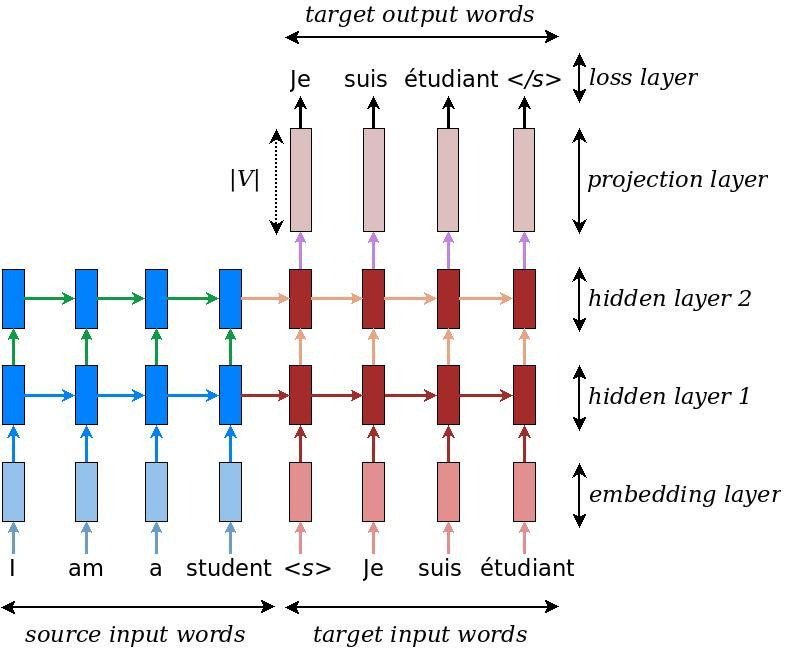
#> input picture pics/rnn.jpg, 791 x 651 px; its folder holds only this picture in this run
$ python -i color_extract.py   (imports and definitions only)   (older library calls are emulated)
#> lines starting #> are read from the running program, lines starting #| are printed output that depends on the picture; after the words box and inside, x2 and y2 are one past the last pixel; in counts of white or black regions, pixels touching at a corner belong together
#@uthor:Ayush Pareek
import cv2
import numpy as np
import sys
import os
import imp
import glob
from sklearn.cluster import KMeans
import skimage.filters as skf
import skimage.color as skc
import skimage.morphology as skm
from skimage.measure import label

class Back():
    """
    Two algorithms are used together to separate background and foreground.
    One consider as background all pixel whose color is close to the pixels
    in the corners. This part is impacted by the `max_distance' and
    `use_lab' settings.
    The second one computes the edges of the image and uses a flood fill
    starting from all corners.
    """
    def __init__(self, max_distance=5, use_lab=True):
        """
        The possible settings are:
            - max_distance: The maximum distance for two colors to be
              considered closed. A higher value will yield to a more aggressive
              background removal.
              (default: 5)
            - use_lab: Whether to use the LAB color space to perform
              background removal. More expensive but closer to eye perception.
              (default: True)
        """
        self._settings= {
            'max_distance': max_distance,
            'use_lab': use_lab,
        }

    def get(self, img):
        f = self._floodfill(img)
        g = self._global(img)
        m = f | g

        if np.count_nonzero(m) < 0.90 * m.size:
            return m

        ng, nf = np.count_nonzero(g), np.count_nonzero(f)

        if ng < 0.90 * g.size and nf < 0.90 * f.size:
            return g if ng > nf else f
        if ng < 0.90 * g.size:
            return g
        if nf < 0.90 * f.size:
            return f

        return np.zeros_like(m)

    def _global(self, img):
        h, w = img.shape[:2]
        mask = np.zeros((h, w), dtype=np.bool)
        max_distance = self._settings['max_distance']

        if self._settings['use_lab']:
            img = skc.rgb2lab(img)

        # Compute euclidean distance of each corner against all other pixels.
        corners = [(0, 0), (-1, 0), (0, -1), (-1, -1)]
        for color in (img[i, j] for i, j in corners):
            norm = np.sqrt(np.sum(np.square(img - color), 2))
            # Add to the mask pixels close to one of the corners.
            mask |= norm < max_distance

        return mask

    def _floodfill(self, img):
        back = self._scharr(img)
        # Binary thresholding.
        back = back > 0.05

        # Thin all edges to be 1-pixel wide.

        back = skm.skeletonize(back)
        # Edges are not detected on the borders, make artificial ones.
        back[0, :] = back[-1, :] = True
        back[:, 0] = back[:, -1] = True

        # Label adjacent pixels of the same color.
        labels = label(back, background=-1, connectivity=1)

        # Count as background all pixels labeled like one of the corners.
        corners = [(1, 1), (-2, 1), (1, -2), (-2, -2)]
        for l in (labels[i, j] for i, j in corners):
            back[labels == l] = True

        # Remove remaining inner edges.
        return skm.opening(back)

    def _scharr(self, img):
        # Invert the image to ease edge detection.
        img = 1. - img
        grey = skc.rgb2grey(img)
        return skf.scharr(grey)

class ColorExtractor():
    def __init__(self):
        self._back = Back(max_distance=10, n_clusters=3)

    # [49 lines left out: functions get_bar_hist, centroid_histogram, plot_colors, not called in this run]

>>> import cv2
>>> picture = cv2.cvtColor(cv2.imread('../pics/rnn.jpg'), cv2.COLOR_BGR2RGB)
>>> result = Back().get(picture)
#> in _scharr, `grey = skc.rgb2grey(img)`:
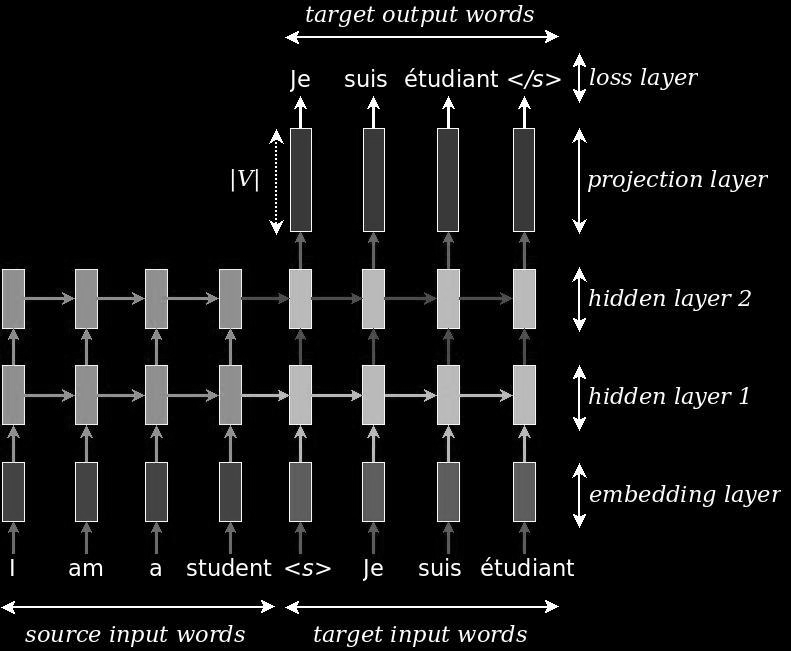
#> grey: shape (651, 791) float64; min -254, max 1, mean -234.2; drawn with min black and max white
#> in _scharr, `return skf.scharr(grey)`:
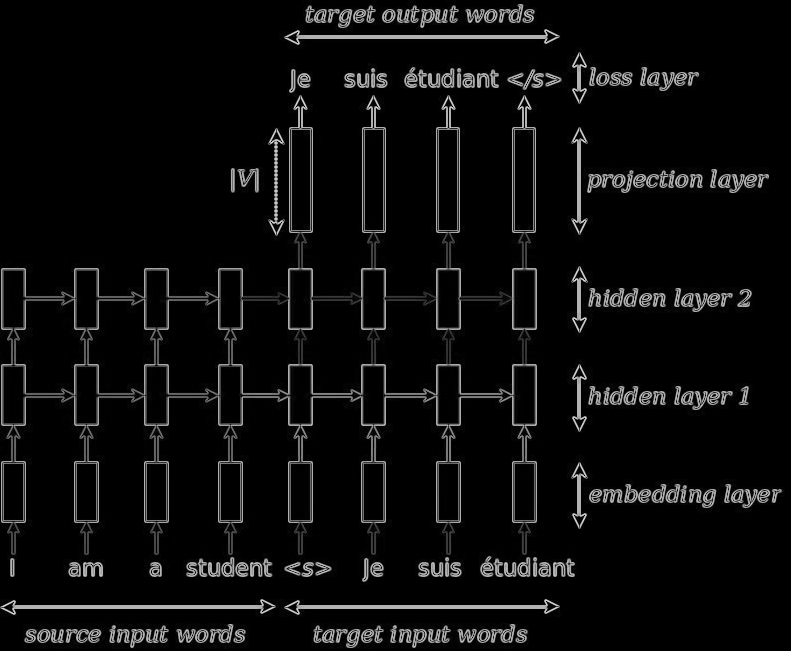
#> returned value: shape (651, 791) float64; min 0, max 212.6, mean 12.6
#> in _floodfill, `back = back > 0.05`:
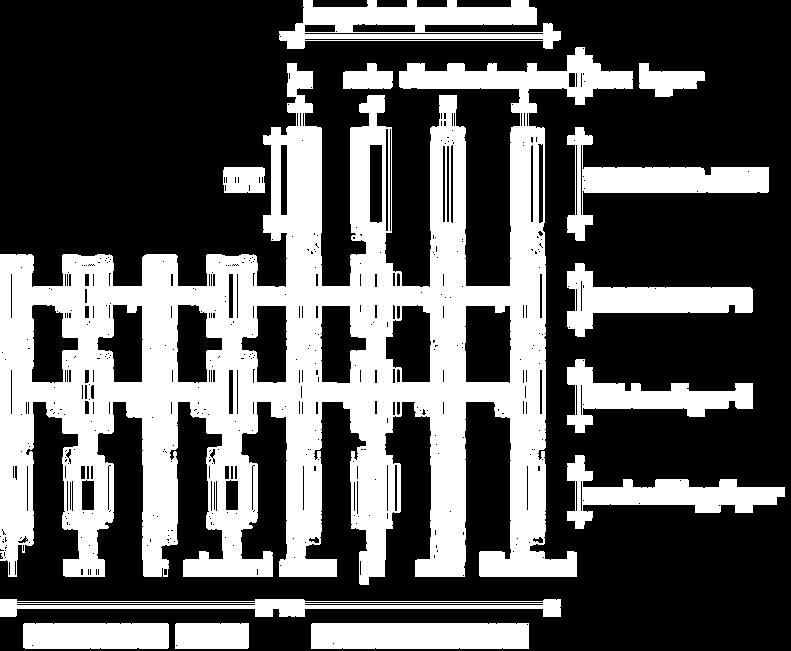
#> back: shape (651, 791) bool; 34.9% white; 13 white regions, largest, box (x1, y1, x2, y2) and area: (0, 47, 633, 585) 131860, (279, 0, 561, 49) 7276, (567, 127, 769, 241) 5989
#> in _floodfill, `back = skm.skeletonize(back)`: back: shape (651, 791) bool; 3.7% white in thin lines or dots
#> in _floodfill, `back[:, 0] = back[:, -1] = True`:
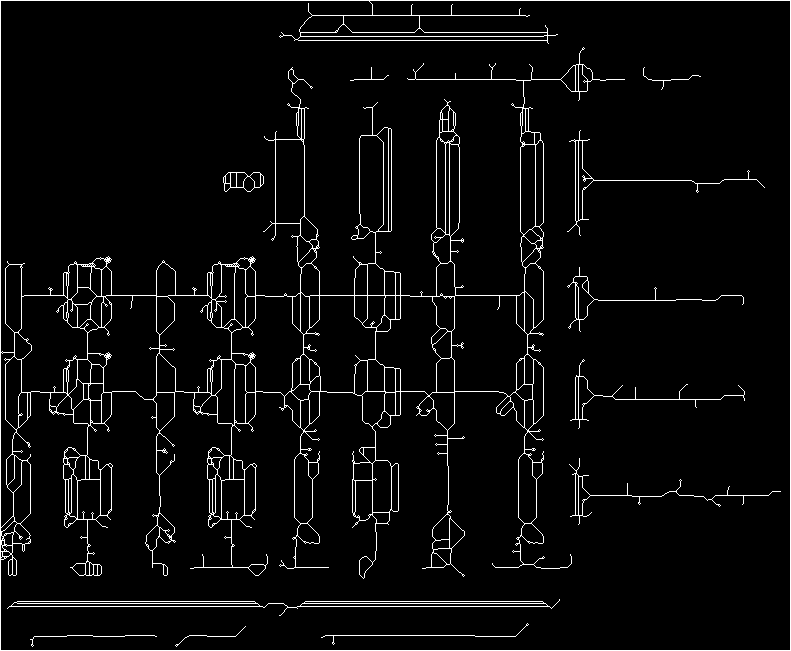
#> back: shape (651, 791) bool; 4.2% white in thin lines or dots
#> in _floodfill, `labels = label(back, background=-1, connectivity=1)`:
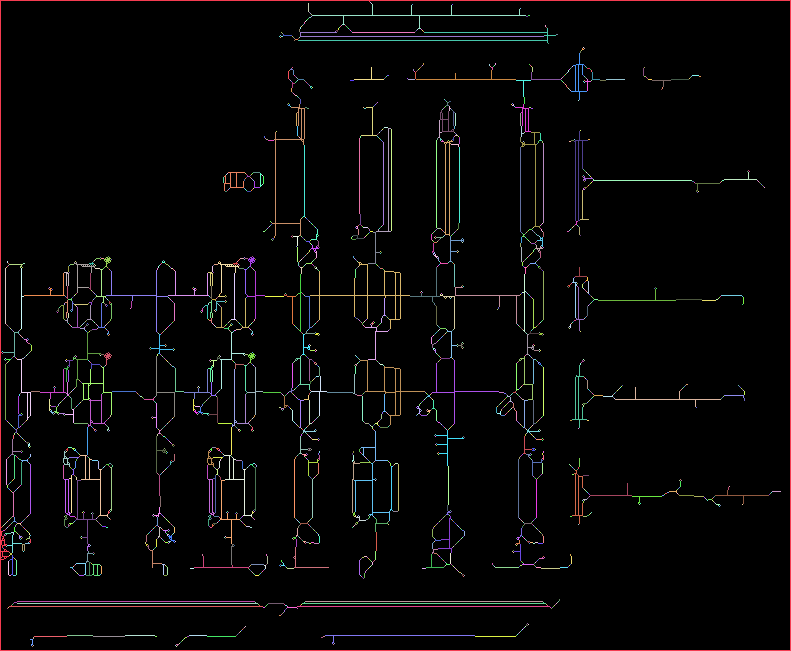
#> labels: shape (651, 791) int32; 2778 distinct labels, from 0 to 2777; one colour per label, 0 black
#> the loop in _floodfill, `for l in (labels[i, j] for i, j in corners):` made 4 passes
#> after the loop in _floodfill, `for l in (labels[i, j] for i, j in corners):`: back: shape (651, 791) bool; every value is 1
#> in _global, `img = skc.rgb2lab(img)`: img: shape (651, 791, 3) float64; mean of channels 0, 1, 2 92.9, 1.6, -0.8
#> the loop in _global, `for color in (img[i, j] for i, j in corners):` made 4 passes
#> pass 1, in _global, `norm = np.sqrt(np.sum(np.square(img - color), 2))`:
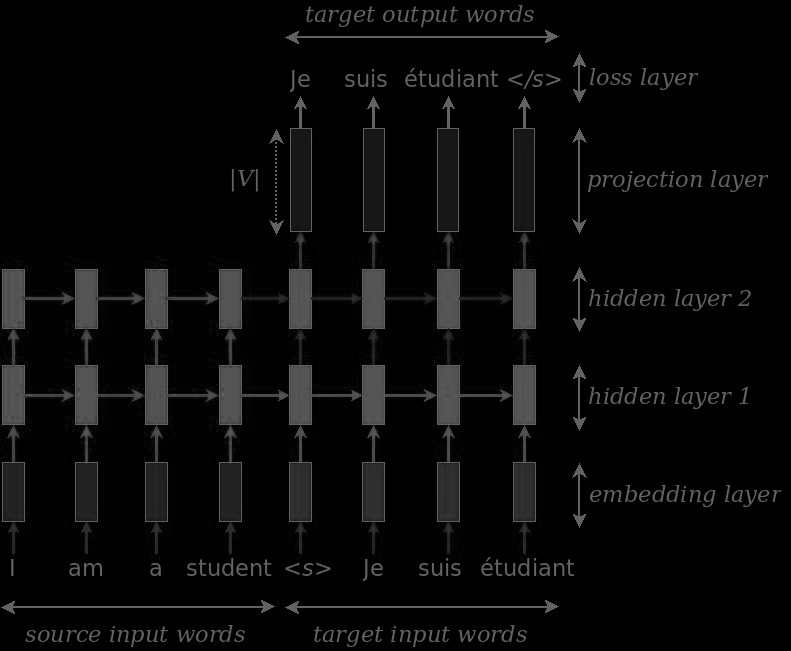
#> norm: shape (651, 791) float64; min 0, max 107.1, mean 8.9
#> pass 1, in _global, `mask |= norm < max_distance`:
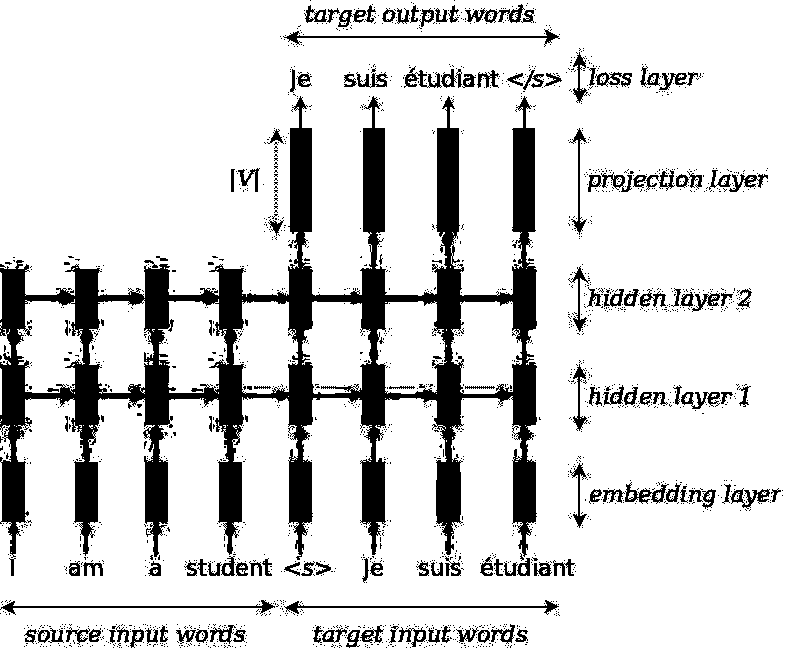
#> mask: shape (651, 791) bool; 84.2% white; 2022 black regions (1877 under 20 px), largest, box (x1, y1, x2, y2) and area: (0, 96, 537, 560) 59002, (283, 29, 560, 47) 697, (284, 600, 559, 615) 688
#> in get, `ng, nf = np.count_nonzero(g), np.count_nonzero(f)`: ng = 433605; nf = 514941

$ run again, on pics/seq2seq.JPG
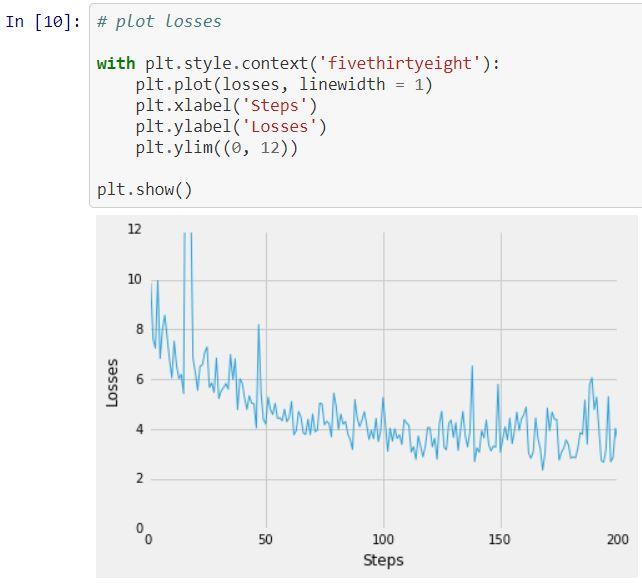
#> input picture pics/seq2seq.JPG, 642 x 583 px
#> in _floodfill, `labels = label(back, background=-1, connectivity=1)`:
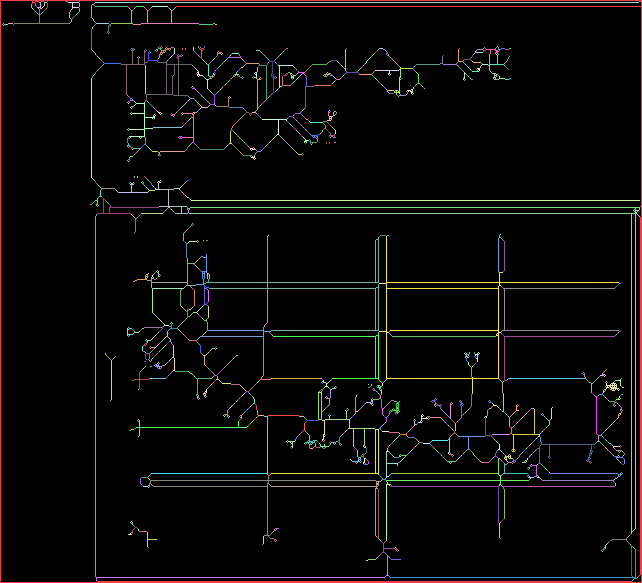
#> labels: shape (583, 642) int32; 2394 distinct labels, from 0 to 2393; one colour per label, 0 black
#> the loop in _floodfill, `for l in (labels[i, j] for i, j in corners):` made 4 passes
#> l on passes 2 to 4: 0, 1, 0
#> the loop in _global, `for color in (img[i, j] for i, j in corners):` made 4 passes
#> color on passes 1 to 4: [100, -0.00245, 0.00465], [100, -0.00245, 0.00465], [99.65, -0.00245, 0.00464], [100, -0.00245, 0.00465]
#> pass 3, in _global, `mask |= norm < max_distance`:
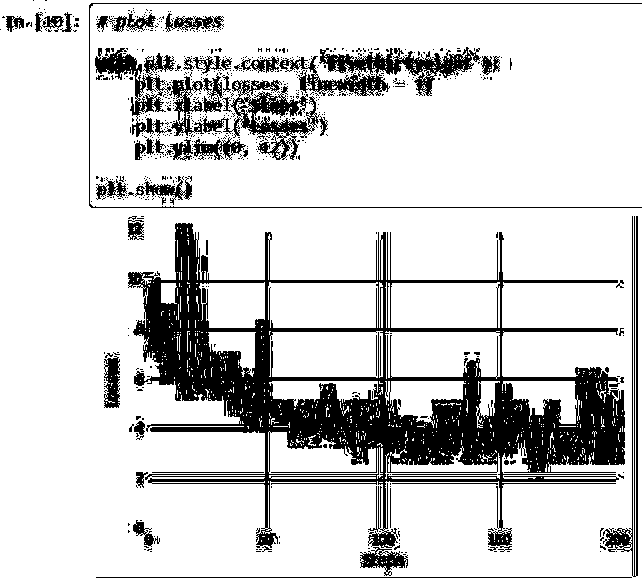
#> mask: shape (583, 642) bool; 82.2% white; 714 black regions (662 under 20 px), largest, box (x1, y1, x2, y2) and area: (128, 223, 625, 552) 43858, (169, 76, 320, 160) 3887, (279, 47, 481, 96) 3833
#> ng = 307594; nf = 374286

$ run again, on pics/corr_matrix.png
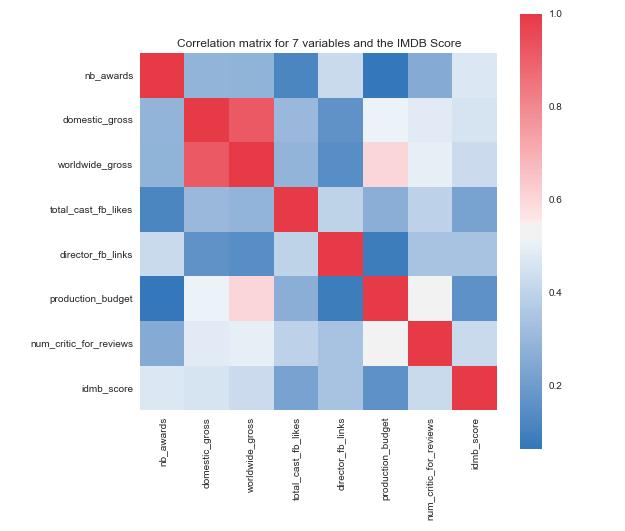
#> input picture pics/corr_matrix.png, 625 x 531 px
#> in _floodfill, `labels = label(back, background=-1, connectivity=1)`:
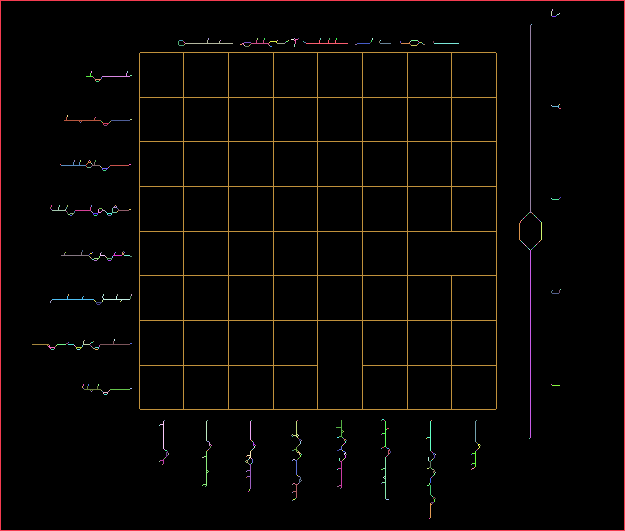
#> labels: shape (531, 625) int32; 476 distinct labels, from 0 to 475; one colour per label, 0 black
#> the loop in _floodfill, `for l in (labels[i, j] for i, j in corners):` made 4 passes
#> the loop in _global, `for color in (img[i, j] for i, j in corners):` made 4 passes
#> pass 1, in _global, `mask |= norm < max_distance`:
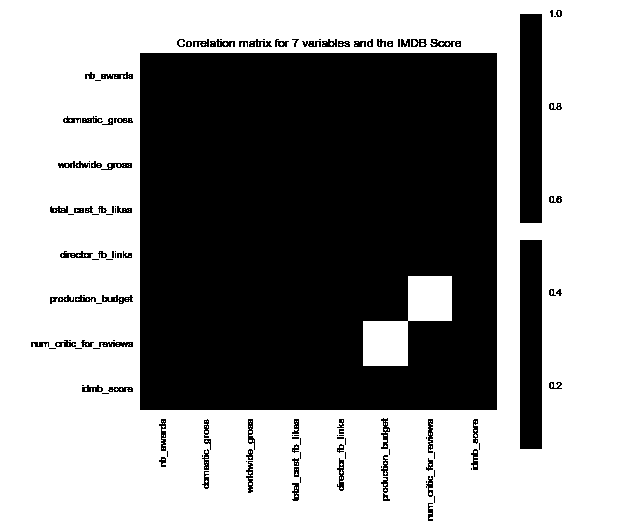
#> mask: shape (531, 625) bool; 58.3% white; 133 black regions (52 under 20 px), largest, box (x1, y1, x2, y2) and area: (140, 53, 497, 410) 123444, (520, 14, 542, 223) 4598, (520, 240, 542, 449) 4598
#> ng = 193541; nf = 331875
